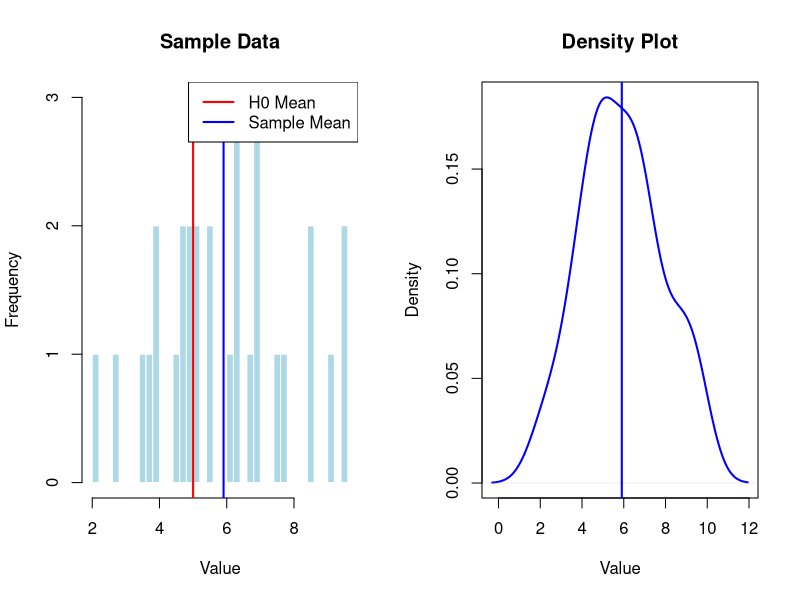

This chart was generated by the following R code:
# -----------------------------------
# Experiment 13
# One-Sample t-Test
# Manual Calculation
# -----------------------------------

mu0 <- 5
mu1 <- 6
sigma <- 2
n <- 30
alpha <- 0.05

set.seed(123)

# Generate sample data
sample_data <- rnorm(
  n,
  mean = mu1,
  sd = sigma
)


# -----------------------------------
# Hypotheses
# -----------------------------------

print("H0: mu = 5")
print("H1: mu > 5")

print(
  paste("Significance level (alpha):", alpha)
)


# -----------------------------------
# Test Statistic
# -----------------------------------

t_stat <- (mean(sample_data) - mu0) /
  (sd(sample_data) / sqrt(n))

print(
  paste("Test statistic (t):", t_stat)
)


# -----------------------------------
# Critical Value
# -----------------------------------

critical_value <- qt(
  1 - alpha,
  df = n - 1
)

print(
  paste("Critical value:", critical_value)
)


# -----------------------------------
# P-value
# -----------------------------------

p_value <- pt(
  t_stat,
  df = n - 1,
  lower.tail = FALSE
)

print(
  paste("P-value:", p_value)
)


# -----------------------------------
# Decision
# -----------------------------------

if (t_stat > critical_value) {
  
  decision <- "Reject H0"
  
} else {
  
  decision <- "Fail to reject H0"
}

print(
  paste("Decision:", decision)
)


# -----------------------------------
# Graphs
# -----------------------------------

par(mfrow = c(1, 2))


# Histogram
hist(
  sample_data,
  breaks = 30,
  col = "lightblue",
  main = "Sample Data",
  xlab = "Value",
  border = "white"
)

abline(
  v = mu0,
  col = "red",
  lwd = 2
)

abline(
  v = mean(sample_data),
  col = "blue",
  lwd = 2
)

legend(
  "topright",
  legend = c("H0 Mean", "Sample Mean"),
  col = c("red", "blue"),
  lwd = 2
)


# Density Plot
plot(
  density(sample_data),
  col = "blue",
  lwd = 2,
  main = "Density Plot",
  xlab = "Value"
)

abline(
  v = mean(sample_data),
  col = "blue",
  lwd = 2
)
